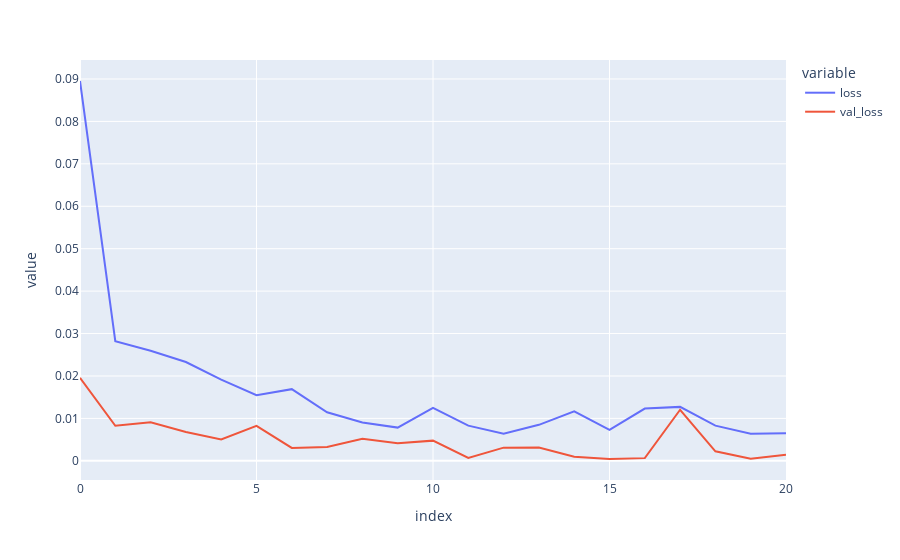

The cell this chart's notebook holds for it:
### Code cell
fig = px.line(perdidas)
fig.show()

### Figure 1 — Plotly figure (JSON) as saved in the notebook; plotly's stock layout.template omitted (floating-point values rounded to 4 significant figures)
{"data": [{"hovertemplate": "variable=loss<br>index=%{x}<br>value=%{y}<extra></extra>", "legendgroup": "loss", "line": {"color": "#636efa", "dash": "solid"}, "marker": {"symbol": "circle"}, "mode": "lines", "name": "loss", "orientation": "v", "showlegend": true, "type": "scatter", "x": [0, 1, 2, 3, 4, 5, 6, 7, 8, 9, 10, 11, 12, 13, 14, 15, 16, 17, 18, 19, 20], "xaxis": "x", "y": [0.08953, 0.0282, 0.02595, 0.0233, 0.01915, 0.01547, 0.01689, 0.01144, 0.009042, 0.007835, 0.01249, 0.008293, 0.00641, 0.008483, 0.01165, 0.007287, 0.01233, 0.01271, 0.008298, 0.00636, 0.006522], "yaxis": "y"}, {"hovertemplate": "variable=val_loss<br>index=%{x}<br>value=%{y}<extra></extra>", "legendgroup": "val_loss", "line": {"color": "#EF553B", "dash": "solid"}, "marker": {"symbol": "circle"}, "mode": "lines", "name": "val_loss", "orientation": "v", "showlegend": true, "type": "scatter", "x": [0, 1, 2, 3, 4, 5, 6, 7, 8, 9, 10, 11, 12, 13, 14, 15, 16, 17, 18, 19, 20], "xaxis": "x", "y": [0.01957, 0.008261, 0.009076, 0.006812, 0.005032, 0.008247, 0.003045, 0.003283, 0.005188, 0.004164, 0.004761, 0.0006843, 0.003104, 0.003123, 0.0009754, 0.0004305, 0.0006361, 0.01204, 0.002235, 0.0004737, 0.001429], "yaxis": "y"}], "layout": {"legend": {"title": {"text": "variable"}, "tracegroupgap": 0}, "margin": {"t": 60}, "xaxis": {"anchor": "y", "domain": [0, 1], "title": {"text": "index"}}, "yaxis": {"anchor": "x", "domain": [0, 1], "title": {"text": "value"}}}}
